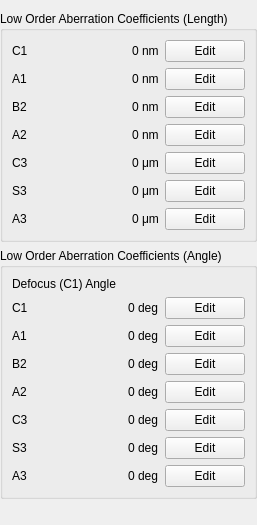
         <widget class="QWidget" name="page_low_order_aberration">
          <layout class="QVBoxLayout" name="verticalLayout_20">
           <property name="leftMargin">
            <number>0</number>
           </property>
           <property name="rightMargin">
            <number>0</number>
           </property>
           <item>
            <widget class="QGroupBox" name="groupBox_6">
             <property name="title">
              <string>Low Order Aberration Coefficients (Length)</string>
             </property>
             <layout class="QVBoxLayout" name="verticalLayout_18">
              <item>
               <layout class="QHBoxLayout" name="horizontalLayout_32">
                <item>
                 <widget class="QLabel" name="label_34">
                  <property name="text">
                   <string>C1</string>
                  </property>
                 </widget>
                </item>
                <item>
                 <spacer name="horizontalSpacer_30">
                  <property name="orientation">
                   <enum>Qt::Horizontal</enum>
                  </property>
                  <property name="sizeHint" stdset="0">
                   <size>
                    <width>40</width>
                    <height>20</height>
                   </size>
                  </property>
                 </spacer>
                </item>
                <item>
                 <widget class="QLabel" name="label_C1">
                  <property name="text">
                   <string>0 nm</string>
                  </property>
                 </widget>
                </item>
                <item>
                 <widget class="QPushButton" name="pushButton_edit_C1">
                  <property name="text">
                   <string>Edit</string>
                  </property>
                 </widget>
                </item>
               </layout>
              </item>
              <item>
               <layout class="QHBoxLayout" name="horizontalLayout_33">
                <item>
                 <widget class="QLabel" name="label_35">
                  <property name="text">
                   <string>A1</string>
                  </property>
                 </widget>
                </item>
                <item>
                 <spacer name="horizontalSpacer_31">
                  <property name="orientation">
                   <enum>Qt::Horizontal</enum>
                  </property>
                  <property name="sizeHint" stdset="0">
                   <size>
                    <width>40</width>
                    <height>20</height>
                   </size>
                  </property>
                 </spacer>
                </item>
                <item>
                 <widget class="QLabel" name="label_A1">
                  <property name="text">
                   <string>0 nm</string>
                  </property>
                 </widget>
                </item>
                <item>
                 <widget class="QPushButton" name="pushButton_edit_A1">
                  <property name="text">
                   <string>Edit</string>
                  </property>
                 </widget>
                </item>
               </layout>
              </item>
              <item>
               <layout class="QHBoxLayout" name="horizontalLayout_34">
                <item>
                 <widget class="QLabel" name="label_37">
                  <property name="text">
                   <string>B2</string>
                  </property>
                 </widget>
                </item>
                <item>
                 <spacer name="horizontalSpacer_32">
                  <property name="orientation">
                   <enum>Qt::Horizontal</enum>
                  </property>
                  <property name="sizeHint" stdset="0">
                   <size>
                    <width>40</width>
                    <height>20</height>
                   </size>
                  </property>
                 </spacer>
                </item>
                <item>
                 <widget class="QLabel" name="label_B2">
                  <property name="text">
                   <string>0 nm</string>
                  </property>
                 </widget>
                </item>
                <item>
                 <widget class="QPushButton" name="pushButton_edit_B2">
                  <property name="text">
                   <string>Edit</string>
                  </property>
                 </widget>
                </item>
               </layout>
              </item>
              <item>
               <layout class="QHBoxLayout" name="horizontalLayout_35">
                <item>
                 <widget class="QLabel" name="label_39">
                  <property name="text">
                   <string>A2</string>
                  </property>
                 </widget>
                </item>
                <item>
                 <spacer name="horizontalSpacer_33">
                  <property name="orientation">
                   <enum>Qt::Horizontal</enum>
                  </property>
                  <property name="sizeHint" stdset="0">
                   <size>
                    <width>40</width>
                    <height>20</height>
                   </size>
                  </property>
                 </spacer>
                </item>
                <item>
                 <widget class="QLabel" name="label_A2">
                  <property name="text">
                   <string>0 nm</string>
                  </property>
                 </widget>
                </item>
                <item>
                 <widget class="QPushButton" name="pushButton_edit_A2">
                  <property name="text">
                   <string>Edit</string>
                  </property>
                 </widget>
                </item>
               </layout>
              </item>
              <item>
               <layout class="QHBoxLayout" name="horizontalLayout_36">
                <item>
                 <widget class="QLabel" name="label_41">
                  <property name="text">
                   <string>C3</string>
                  </property>
                 </widget>
                </item>
                <item>
                 <spacer name="horizontalSpacer_34">
                  <property name="orientation">
                   <enum>Qt::Horizontal</enum>
                  </property>
                  <property name="sizeHint" stdset="0">
                   <size>
                    <width>40</width>
                    <height>20</height>
                   </size>
                  </property>
                 </spacer>
                </item>
                <item>
                 <widget class="QLabel" name="label_C3">
                  <property name="text">
                   <string>0 μm</string>
                  </property>
                 </widget>
                </item>
                <item>
                 <widget class="QPushButton" name="pushButton_edit_C3">
                  <property name="text">
                   <string>Edit</string>
                  </property>
                 </widget>
                </item>
               </layout>
              </item>
              <item>
               <layout class="QHBoxLayout" name="horizontalLayout_37">
                <item>
                 <widget class="QLabel" name="label_43">
                  <property name="text">
                   <string>S3</string>
                  </property>
                 </widget>
                </item>
                <item>
                 <spacer name="horizontalSpacer_35">
                  <property name="orientation">
                   <enum>Qt::Horizontal</enum>
                  </property>
                  <property name="sizeHint" stdset="0">
                   <size>
                    <width>40</width>
                    <height>20</height>
                   </size>
                  </property>
                 </spacer>
                </item>
                <item>
                 <widget class="QLabel" name="label_S3">
                  <property name="text">
                   <string>0 μm</string>
                  </property>
                 </widget>
                </item>
                <item>
                 <widget class="QPushButton" name="pushButton_edit_S3">
                  <property name="text">
                   <string>Edit</string>
                  </property>
                 </widget>
                </item>
               </layout>
              </item>
              <item>
               <layout class="QHBoxLayout" name="horizontalLayout_38">
                <item>
                 <widget class="QLabel" name="label_45">
                  <property name="text">
                   <string>A3</string>
                  </property>
                 </widget>
                </item>
                <item>
                 <spacer name="horizontalSpacer_36">
                  <property name="orientation">
                   <enum>Qt::Horizontal</enum>
                  </property>
                  <property name="sizeHint" stdset="0">
                   <size>
                    <width>40</width>
                    <height>20</height>
                   </size>
                  </property>
                 </spacer>
                </item>
                <item>
                 <widget class="QLabel" name="label_A3">
                  <property name="text">
                   <string>0 μm</string>
                  </property>
                 </widget>
                </item>
                <item>
                 <widget class="QPushButton" name="pushButton_edit_A3">
                  <property name="text">
                   <string>Edit</string>
                  </property>
                 </widget>
                </item>
               </layout>
              </item>
             </layout>
            </widget>
           </item>
           <item>
            <widget class="QGroupBox" name="groupBox_7">
             <property name="title">
              <string>Low Order Aberration Coefficients (Angle)</string>
             </property>
             <layout class="QVBoxLayout" name="verticalLayout_19">
              <item>
               <widget class="QLabel" name="label_47">
                <property name="text">
                 <string>Defocus (C1) Angle</string>
                </property>
               </widget>
              </item>
              <item>
               <layout class="QHBoxLayout" name="horizontalLayout_39">
                <item>
                 <widget class="QLabel" name="label_54">
                  <property name="text">
                   <string>C1</string>
                  </property>
                 </widget>
                </item>
                <item>
                 <spacer name="horizontalSpacer_37">
                  <property name="orientation">
                   <enum>Qt::Horizontal</enum>
                  </property>
                  <property name="sizeHint" stdset="0">
                   <size>
                    <width>40</width>
                    <height>20</height>
                   </size>
                  </property>
                 </spacer>
                </item>
                <item>
                 <widget class="QLabel" name="label_C1_angle">
                  <property name="text">
                   <string>0 deg</string>
                  </property>
                 </widget>
                </item>
                <item>
                 <widget class="QPushButton" name="pushButton_edit_C1_angle">
                  <property name="text">
                   <string>Edit</string>
                  </property>
                 </widget>
                </item>
               </layout>
              </item>
              <item>
               <layout class="QHBoxLayout" name="horizontalLayout_40">
                <item>
                 <widget class="QLabel" name="label_36">
                  <property name="text">
                   <string>A1</string>
                  </property>
                 </widget>
                </item>
                <item>
                 <spacer name="horizontalSpacer_38">
                  <property name="orientation">
                   <enum>Qt::Horizontal</enum>
                  </property>
                  <property name="sizeHint" stdset="0">
                   <size>
                    <width>40</width>
                    <height>20</height>
                   </size>
                  </property>
                 </spacer>
                </item>
                <item>
                 <widget class="QLabel" name="label_A1_angle">
                  <property name="text">
                   <string>0 deg</string>
                  </property>
                 </widget>
                </item>
                <item>
                 <widget class="QPushButton" name="pushButton_edit_A1_angle">
                  <property name="text">
                   <string>Edit</string>
                  </property>
                 </widget>
                </item>
               </layout>
              </item>
              <item>
               <layout class="QHBoxLayout" name="horizontalLayout_41">
                <item>
                 <widget class="QLabel" name="label_38">
                  <property name="text">
                   <string>B2</string>
                  </property>
                 </widget>
                </item>
                <item>
                 <spacer name="horizontalSpacer_39">
                  <property name="orientation">
                   <enum>Qt::Horizontal</enum>
                  </property>
                  <property name="sizeHint" stdset="0">
                   <size>
                    <width>40</width>
                    <height>20</height>
                   </size>
                  </property>
                 </spacer>
                </item>
                <item>
                 <widget class="QLabel" name="label_B2_angle">
                  <property name="text">
                   <string>0 deg</string>
                  </property>
                 </widget>
                </item>
                <item>
                 <widget class="QPushButton" name="pushButton_edit_B2_angle">
                  <property name="text">
                   <string>Edit</string>
                  </property>
                 </widget>
                </item>
               </layout>
              </item>
              <item>
               <layout class="QHBoxLayout" name="horizontalLayout_42">
                <item>
                 <widget class="QLabel" name="label_40">
                  <property name="text">
                   <string>A2</string>
                  </property>
                 </widget>
                </item>
                <item>
                 <spacer name="horizontalSpacer_40">
                  <property name="orientation">
                   <enum>Qt::Horizontal</enum>
                  </property>
                  <property name="sizeHint" stdset="0">
                   <size>
                    <width>40</width>
                    <height>20</height>
                   </size>
                  </property>
                 </spacer>
                </item>
                <item>
                 <widget class="QLabel" name="label_A2_angle">
                  <property name="text">
                   <string>0 deg</string>
                  </property>
                 </widget>
                </item>
                <item>
                 <widget class="QPushButton" name="pushButton_edit_A2_angle">
                  <property name="text">
                   <string>Edit</string>
                  </property>
                 </widget>
                </item>
               </layout>
              </item>
              <item>
               <layout class="QHBoxLayout" name="horizontalLayout_43">
                <item>
                 <widget class="QLabel" name="label_42">
                  <property name="text">
                   <string>C3</string>
                  </property>
                 </widget>
                </item>
                <item>
                 <spacer name="horizontalSpacer_41">
                  <property name="orientation">
                   <enum>Qt::Horizontal</enum>
                  </property>
                  <property name="sizeHint" stdset="0">
                   <size>
                    <width>40</width>
                    <height>20</height>
                   </size>
                  </property>
                 </spacer>
                </item>
                <item>
                 <widget class="QLabel" name="label_C3_angle">
                  <property name="text">
                   <string>0 deg</string>
                  </property>
                 </widget>
                </item>
                <item>
                 <widget class="QPushButton" name="pushButton_edit_C3_angle">
                  <property name="text">
                   <string>Edit</string>
                  </property>
                 </widget>
                </item>
               </layout>
              </item>
              <item>
               <layout class="QHBoxLayout" name="horizontalLayout_44">
                <item>
                 <widget class="QLabel" name="label_44">
                  <property name="text">
                   <string>S3</string>
                  </property>
                 </widget>
                </item>
                <item>
                 <spacer name="horizontalSpacer_42">
                  <property name="orientation">
                   <enum>Qt::Horizontal</enum>
                  </property>
                  <property name="sizeHint" stdset="0">
                   <size>
                    <width>40</width>
                    <height>20</height>
                   </size>
                  </property>
                 </spacer>
                </item>
                <item>
                 <widget class="QLabel" name="label_S3_angle">
                  <property name="text">
                   <string>0 deg</string>
                  </property>
                 </widget>
                </item>
                <item>
                 <widget class="QPushButton" name="pushButton_edit_S3_angle">
                  <property name="text">
                   <string>Edit</string>
                  </property>
                 </widget>
                </item>
               </layout>
              </item>
              <item>
               <layout class="QHBoxLayout" name="horizontalLayout_45">
                <item>
                 <widget class="QLabel" name="label_46">
                  <property name="text">
                   <string>A3</string>
                  </property>
                 </widget>
                </item>
                <item>
                 <spacer name="horizontalSpacer_43">
                  <property name="orientation">
                   <enum>Qt::Horizontal</enum>
                  </property>
                  <property name="sizeHint" stdset="0">
                   <size>
                    <width>40</width>
                    <height>20</height>
                   </size>
                  </property>
                 </spacer>
                </item>
                <item>
                 <widget class="QLabel" name="label_A3_angle">
                  <property name="text">
                   <string>0 deg</string>
                  </property>
                 </widget>
                </item>
                <item>
                 <widget class="QPushButton" name="pushButton_edit_A3_angle">
                  <property name="text">
                   <string>Edit</string>
                  </property>
                 </widget>
                </item>
               </layout>
              </item>
             </layout>
            </widget>
           </item>
           <item>
            <spacer name="verticalSpacer_5">
             <property name="orientation">
              <enum>Qt::Vertical</enum>
             </property>
             <property name="sizeHint" stdset="0">
              <size>
               <width>20</width>
               <height>15</height>
              </size>
             </property>
            </spacer>
           </item>
          </layout>
         </widget>
